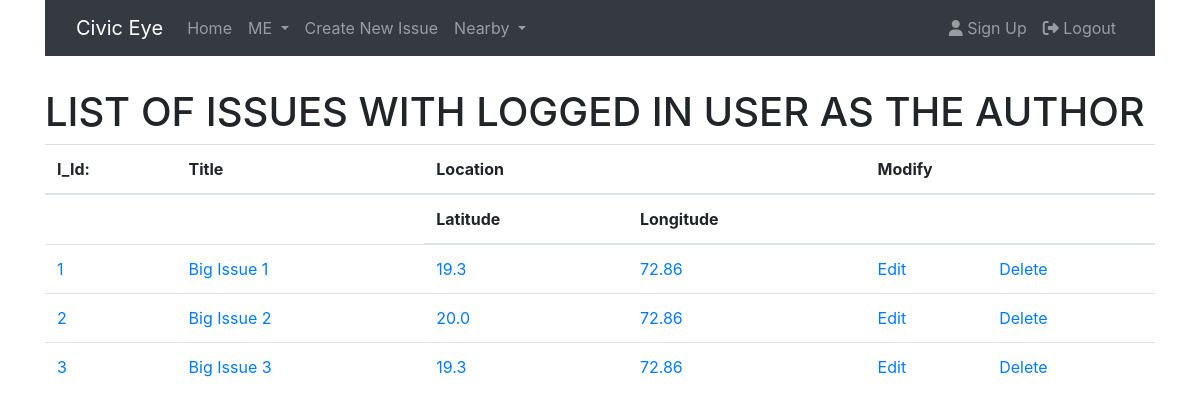
Page /issue/my/ (signed in) on the committed database.
### DB_setup.py (models this page shows)
class Issue(Base):
	__tablename__='issue'
	id=Column(Integer,primary_key=True)
	author=Column(Integer,ForeignKey('user.id',ondelete="CASCADE"))
	user=relationship(User)
	title=Column(String(80),nullable=False)
	content=Column(String(255),nullable=False)
	lat=Column(Numeric,nullable=False)
	lng=Column(Numeric,nullable=False)
	image=Column(String(250))
	anonFlag=Column(Integer,default=0)
	type=Column(Integer,nullable=0)
	like=Column(Integer,default=0)
	dislike=Column(Integer,default=0)

### app.py (the view)
@app.route('/issue/my/')
def showMyIssue():
    if 'logged_in' not in login_session:
        flash('You need to login first.')
        return redirect(url_for('login'))
    my_issues = session.query(Issue).filter_by(author=login_session['U_Id']).all()
    return render_template('showmyissue.html', Issue=my_issues)

### templates/showmyissue.html (shortened to what this page needs)
{% extends "main.html" %} {% block content %} {% include "header.html" %}
<br />
<h1>LIST OF ISSUES WITH LOGGED IN USER AS THE AUTHOR</h1>
<div class="table-responsive">
  <table class="table" align="right">
    <thead>
      <tr rowspan="2">
        <th>I_Id:</th>
        <th>Title</th>
        <th colspan="2">Location</th>
        <th colspan="2">Modify</th>
      </tr>
      <tr>
        <td></td>
        <td></td>
        <th>Latitude</th>
        <th>Longitude</th>
        <th></th>
        <th></th>
      </tr>
    </thead>
    <tbody>
      {% for i in Issue %}
      <tr>
        <td>
          <a href="{{url_for('showDetailedIssue', I_Id = i.id)}}"> {{i.id}}</a>
        </td>
        <td>
          <a href="{{url_for('showDetailedIssue', I_Id = i.id)}}">
            {{i.title}}</a
          >
        </td>
        <td>
          <a href="{{url_for('showDetailedIssue', I_Id = i.id)}}">
            {{i.lat|round(3, 'floor')}}</a
          >
        </td>
        <td>
          <a href="{{url_for('showDetailedIssue', I_Id = i.id)}}">
            {{i.lng|round(3, 'floor')}}</a
          >
        </td>
        <td><a href="{{url_for('editIssue', I_Id=i.id)}}">Edit</a></td>
        <td><a href="{{url_for('deleteIssue', I_Id=i.id)}}">Delete</a></td>
      </tr>
      {% endfor %}
    </tbody>
  </table>
  {% endblock %}

### rows in the picture
Issue: id "1", title "Big Issue 1", lat "19.3", lng "72.86"
Issue: id "2", title "Big Issue 2", lat "20.0", lng "72.86"
Issue: id "3", title "Big Issue 3", lat "19.3", lng "72.86"
